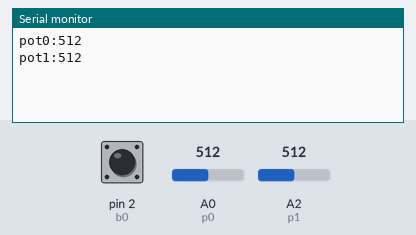
A sketch run on a simulated Arduino Uno, built with avr-gcc and run on an emulated ATmega328P. Shown: the last lines printed to the serial monitor. The test bench sets the inputs (shaded band); at power-on: pin 2 (b0) HIGH, A0 (p0) = 512, A2 (p1) = 512.

Above: at 1.2 s.
1.3 s: pin 2 (b0) pulled LOW for 0.15 s
At 2.5 s:
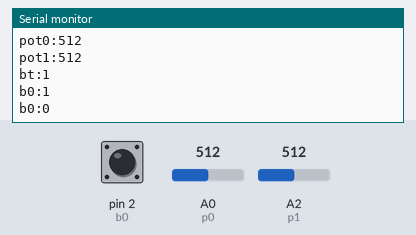
2.9 s: A0 (p0) set to 716
At 4.1 s:
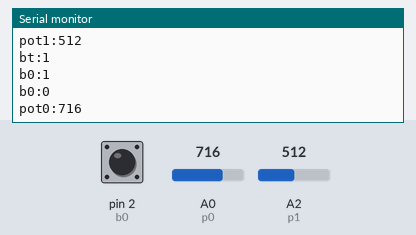
4.4 s: A2 (p1) set to 716
At 5.0 s:
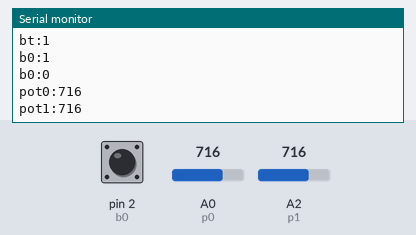
5.9 s: pin 2 (b0) pulled LOW for 1 s
At 8.0 s:
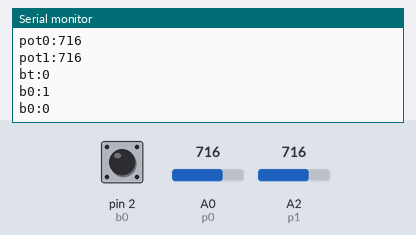
8.4 s: A0 (p0) set to 900
At 9.5 s:
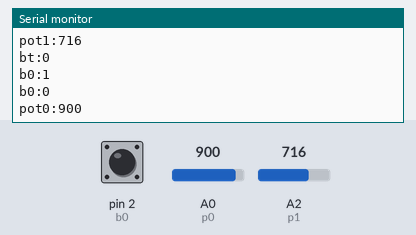
9.9 s: A2 (p1) set to 900
At 10.4 s:
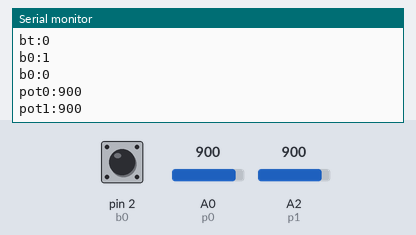
Timing chart, 0 to 12.4 s (numbered marks = the images above; inputs shaded):
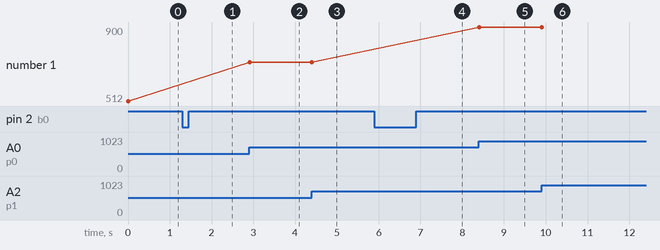

Measured:
- after the input at 1.3 s, the serial monitor: prints a new line at once (image 1)
- after the input at 2.9 s, the serial monitor: prints a new line at once (image 2)
- after the input at 4.4 s, the serial monitor: prints a new line at once (image 3)
- after the input at 5.9 s, the serial monitor: prints a new line at once (image 4)
- after the input at 8.4 s, the serial monitor: prints a new line at once (image 5)
- after the input at 9.9 s, the serial monitor: prints a new line at once (image 6)
- plotted number 1: 512 → 716 after the input at 2.9 s, 716 → 900 after the input at 8.4 s

The sketch:

multipot_buttons_toggle.ino
```cpp
//pot
int p0 = A0;
int p1 = A2;
int v0, pv0, v1, pv1;
//buttons
int b0 = 2;
boolean bg0 = true;
////button toggle
int btv = 0;
int btamt = 2;
boolean btg = true;

void setup() {
  Serial.begin(9600);
  pinMode(b0, INPUT_PULLUP);
}
void loop() {
  //BUTTONS
  ////Toggle

  if ( digitalRead(b0) == LOW ) {
    ////Toggle
    if (btg) {
      btg = false;
      btv = btv + 1;
      btv = btv%btamt;
      Serial.print("bt:");
      Serial.println(btv);
    }
    ////Momentary
    if (bg0) {
      bg0 = false;
      Serial.print("b0:");
      Serial.println(1);
    }
  }
  if ( digitalRead(b0) == HIGH ) { //button released

    ////Toggle
    if (!btg) {
      btg = true;
    }
    ////Momentary
    if (!bg0) {
      bg0 = true;
      Serial.print("b0:");
      Serial.println(0);
    }
  }

  //POTS
  //Pot 0
  v0 = analogRead(p0); //read analog pin
  //Send out values only when pot changes
  if ( v0 < (pv0 - 1) || v0 > (pv0 + 1) ) {
    //Action
    Serial.print("pot0:"); //string header
    Serial.println(v0); //send value to serial bus
  }
  //Update previous value
  pv0 = v0;

  //Pot 1
  v1 = analogRead(p1); //read analog pin
  if ( v1 < (pv1 - 1) || v1 > (pv1 + 1) ) {
    Serial.print("pot1:"); //string header
    Serial.println(v1); //send value to serial bus
  }
  pv1 = v1;

  ////Delay
  delay(15);
}
```
